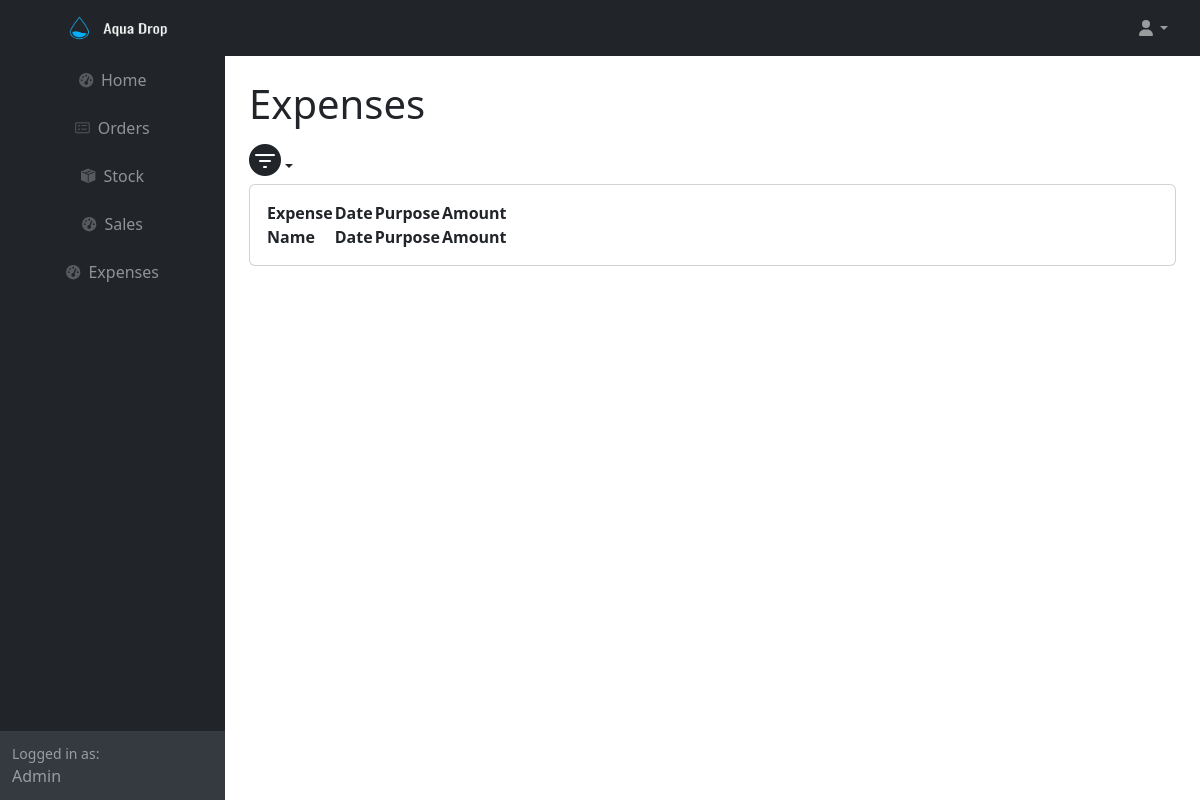
The page /week_expenses.php (signed in) on the database as committed earlier.
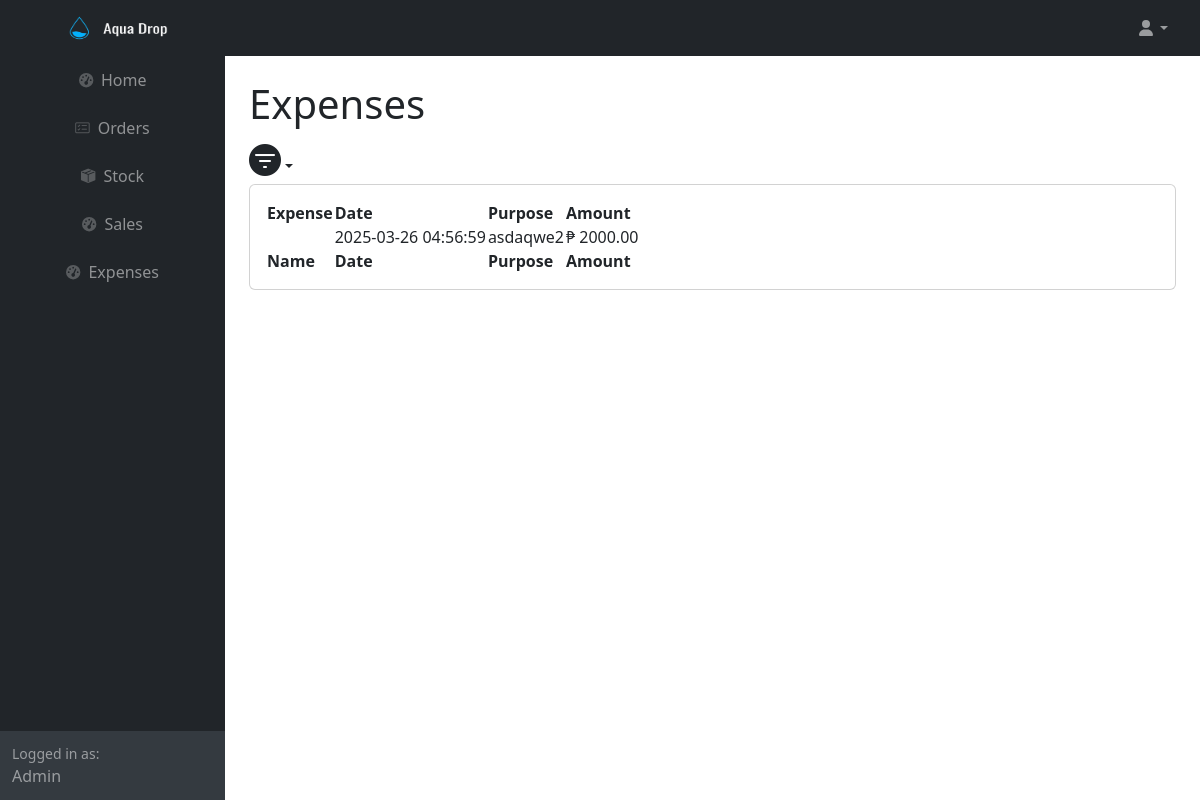
The same page on the database as committed later.
### tables this page shows
CREATE TABLE IF NOT EXISTS `expenses` (
  `expense_id` int(11) NOT NULL AUTO_INCREMENT,
  `expenses_id` int(11) NOT NULL,
  `date` timestamp NOT NULL DEFAULT current_timestamp() ON UPDATE current_timestamp(),
  `purpose` varchar(255) NOT NULL,
  `amount` decimal(10,2) NOT NULL,
  PRIMARY KEY (`expense_id`)
);

### week_expenses.php (the view, shortened to what the changed rows need)
<?php
	require ('db.php');
    $currentYear = date('Y');
    $currentWeek = date('W');
    $sql = "SELECT * FROM expenses WHERE YEAR(date) = :year AND WEEK(date, 1) = :week";
    $stmt = $conn->prepare($sql);
    $stmt->bindParam(':year', $currentYear);
    $stmt->bindParam(':week', $currentWeek);
    $stmt->execute();
    $data = $stmt->fetchAll(PDO::FETCH_ASSOC);
?>
<html lang="en">
    <head>
        <link rel="stylesheet" href="https://cdn.jsdelivr.net/npm/bootstrap-icons/font/bootstrap-icons.css">
        <link href="https://cdn.jsdelivr.net/npm/simple-datatables@7.1.2/dist/style.min.css" rel="stylesheet" />
        <link href="css/styles.css" rel="stylesheet" />
    </head>
    <body class="sb-nav-fixed">
        <div id="layoutSidenav">
            <div id="layoutSidenav_content">
                <main>
                    <div class="container-fluid px-4">
                        <h1 class="mt-4">Expenses</h1>
                        <div class="card mb-4">
                            <div class="card-body">
                                <table id="datatablesSimple">
                                    <thead>
                                        <tr>
                                            <th>Expense</th>
                                            <th>Date</th>
                                            <th>Purpose</th>
                                            <th>Amount</th>
                                        </tr>
                                    </thead>
                                    <tfoot>
                                        <tr>
                                            <th>Name</th>
                                            <th>Date</th>
                                            <th>Purpose</th>
                                            <th>Amount</th>
                                        </tr>
                                    </tfoot>
                                    <tbody>
                                        <?php foreach($data as $row): ?>
                                        <tr>
                                            <td><?php echo $row['expense']?></td>
                                            <td><?php echo $row['date']?></td>
                                            <td><?php echo $row['purpose']?></td>
                                            <td>₱ <?php echo $row['amount']?></td>
                                        </tr>
                                        <?php endforeach;?>
                                    </tbody>
                                </table>
                            </div>
                        </div>
                    </div>
                </main>
            </div>
        </div>
    </body>
</html>

Rows that differ between the two databases and show on the page:
added expenses: date "2025-03-26 04:56:59", purpose "asdaqwe2", amount "2000.00"
